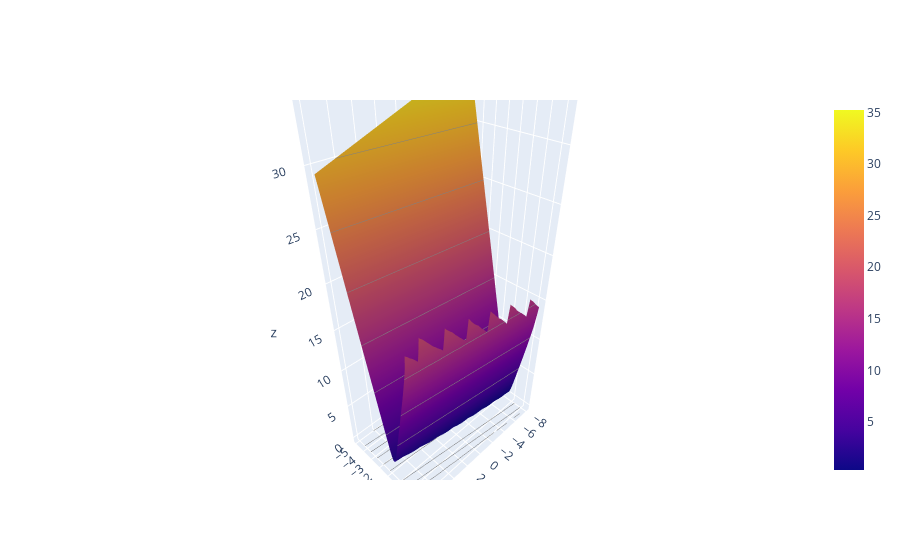

Here is the notebook cell this chart was saved with:
### Code cell
with np.errstate(invalid='ignore', divide='ignore'):
    uvalues = np.linspace(-8,8,70)
    vvalues = np.linspace(-5,5,70)
    (u,v) = np.meshgrid(uvalues, vvalues)
    thetas = np.vstack((u.flatten(),v.flatten()))
    lr_loss_values = np.array([lr_avg_loss(t, X_intercept_train, Y_train) for t in thetas.T])
    lr_loss_surface = go.Surface(name="Logistic Regression Loss",
            x=u, y=v, z=np.reshape(lr_loss_values,(len(uvalues), len(vvalues))),
            contours=dict(z=dict(show=True, color="gray", project=dict(z=True)))
        )
    fig = go.Figure(data=[lr_loss_surface])
    # fig.update_layout(
    #     scene = dict(
    #         xaxis_title='theta_1',
    #         yaxis_title='theta_2',
    #         zaxis_title='Loss'),
    #         width=700,
    #         margin=dict(r=20, l=10, b=10, t=10))
    py.iplot(fig)

### Figure 1 — Plotly figure (JSON) as saved in the notebook; plotly's stock layout.template omitted (floating-point values rounded to 4 significant figures; data arrays with more than 128 entries replaced by an {"elided": "..."} marker saying what was removed)
{"data": [{"contours": {"z": {"color": "gray", "project": {"z": true}, "show": true}}, "name": "Logistic Regression Loss", "type": "surface", "x": {"elided": "70x70 float values"}, "y": {"elided": "70x70 float values"}, "z": {"elided": "70x70 float values"}}], "layout": {"autosize": true, "scene": {"aspectmode": "auto", "aspectratio": {"x": 0.9019, "y": 0.5637, "z": 1.967}}}}
